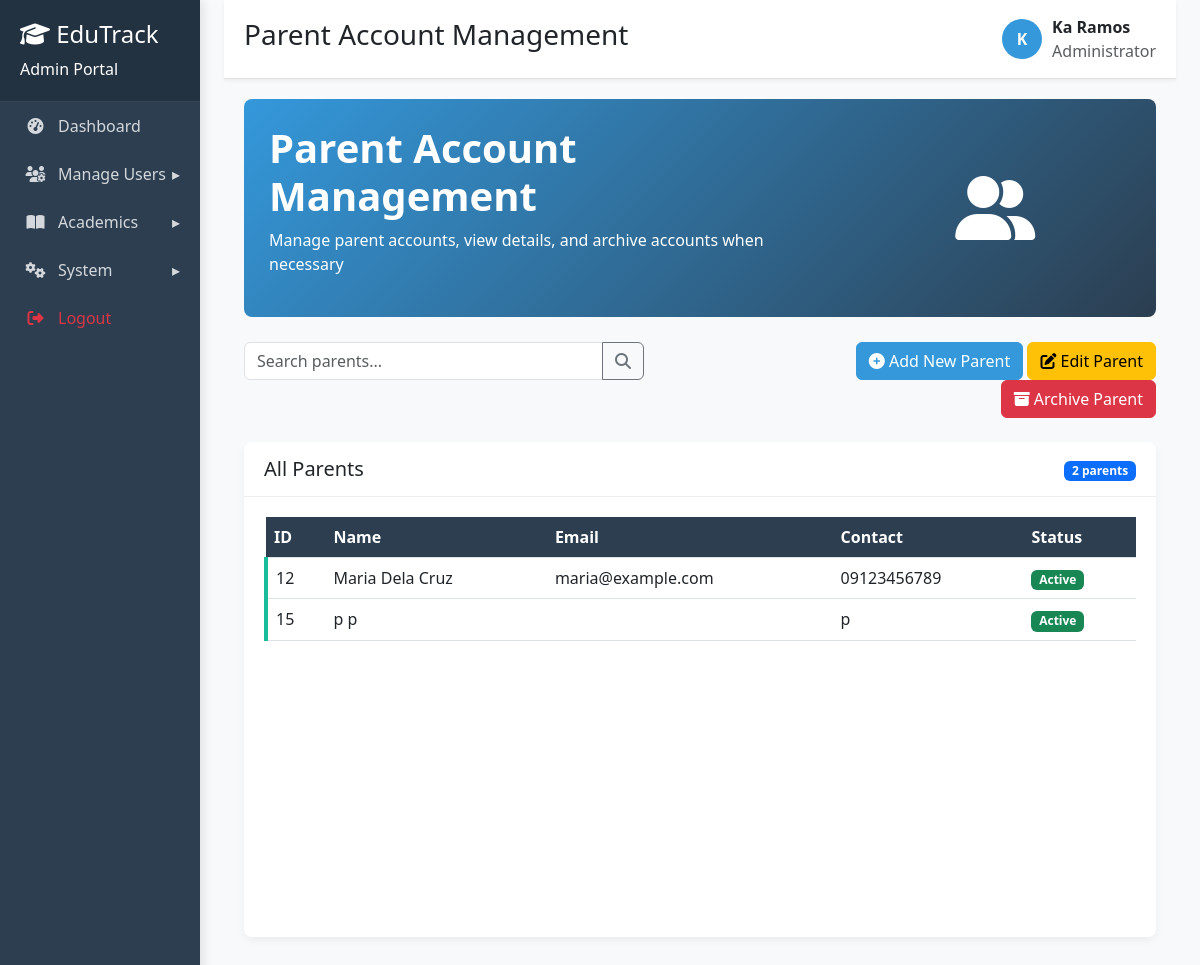
/WEBGRADINGSYSTEMPORTAL-Latest/manage_parents.php (signed in), run on the app's committed database.
### tables this page shows
CREATE TABLE `tbl_accounts` (
  `account_id` int(10) UNSIGNED NOT NULL,
  `username` varchar(80) NOT NULL,
  `password` varchar(255) NOT NULL,
  `role` enum('admin','teacher','student','parent') NOT NULL,
  `first_name` varchar(80) NOT NULL,
  `last_name` varchar(80) NOT NULL,
  `email` varchar(150) DEFAULT NULL,
  `contact_number` varchar(30) DEFAULT NULL,
  `created_at` datetime NOT NULL DEFAULT current_timestamp()
);

### WEBGRADINGSYSTEMPORTAL-Latest/manage_parents.php (the view, shortened to what this page needs)
<?php
try {
    $pdo = new PDO("mysql:host=" . DB_HOST . ";dbname=" . DB_NAME, DB_USER, DB_PASS);
    $pdo->setAttribute(PDO::ATTR_ERRMODE, PDO::ERRMODE_EXCEPTION);
} catch (PDOException $e) {
    die("Database connection failed: " . $e->getMessage());
}
$search = isset($_GET['search']) ? $_GET['search'] : '';
$whereClause = "WHERE role = 'parent'";
$params = [];
$stmt = $pdo->prepare("
    SELECT * FROM tbl_accounts
    $whereClause
    ORDER BY first_name, last_name
");
$stmt->execute($params);
$parents = $stmt->fetchAll(PDO::FETCH_ASSOC);
$parentCount = count($parents);
?>
<!DOCTYPE html>
<html lang="en">
<head>
    <link rel="stylesheet" href="https://cdn.jsdelivr.net/npm/bootstrap@5.3.0/dist/css/bootstrap.min.css">
    <link rel="stylesheet" href="https://cdnjs.cloudflare.com/ajax/libs/font-awesome/6.4.0/css/all.min.css">
</head>
<body>
    <div class="container-fluid">
        <div class="row">
            <div class="col-md-3 col-lg-2 sidebar">
                <div class="sidebar-header">
                    <h4><i class="fas fa-graduation-cap"></i> EduTrack</h4>
                    <p class="mb-0">Admin Portal</p>
                </div>
                <ul class="sidebar-menu">
                    <li><a href="admin_dashboard.php"><i class="fas fa-tachometer-alt"></i><span>Dashboard</span></a></li>
                    <li class="has-submenu">
                        <a href="#"><i class="fas fa-users-cog"></i><span>Manage Users</span></a>
                    </li>
                    <li class="has-submenu">
                        <a href="#"><i class="fas fa-book-open"></i><span>Academics</span></a>
                    </li>
                    <li class="has-submenu">
                        <a href="#"><i class="fas fa-cogs"></i><span>System</span></a>
                    </li>
                    <li><a href="logout.php" class="text-danger" onclick="return confirmLogout()"><i class="fas fa-sign-out-alt"></i><span>Logout</span></a></li>
                </ul>
            </div>
            <div class="col-md-9 col-lg-10 ml-sm-auto px-4">
                <div class="header">
                    <h3>Parent Account Management</h3>
                    <div class="user-info">
                        <div class="avatar"><?= substr($_SESSION['fullname'], 0, 1) ?></div>
                        <div>
                            <div class="fw-bold"><?= htmlspecialchars($_SESSION['fullname']) ?></div>
                            <div class="text-muted">Administrator</div>
                        </div>
                    </div>
                </div>
                <div class="main-content">
                    <div class="welcome-section">
                        <div class="row align-items-center">
                            <div class="col-md-8">
                                <h1>Parent Account Management</h1>
                                <p>Manage parent accounts, view details, and archive accounts when necessary</p>
                            </div>
                            <div class="col-md-4 text-center">
                                <i class="fas fa-user-friends fa-4x"></i>
                            </div>
                        </div>
                    </div>
                    <div class="row mb-4">
                        <div class="col-md-6">
                            <form method="GET" action="">
                                <div class="input-group search-box">
                                    <input type="text" class="form-control" placeholder="Search parents..." name="search" value="<?= htmlspecialchars($search) ?>">
                                    <button class="btn btn-outline-secondary" type="submit">
                                        <i class="fas fa-search"></i>
                                    </button>
                                </div>
                            </form>
                        </div>
                        <div class="col-md-6 text-end">
                            <button class="btn btn-primary" data-bs-toggle="modal" data-bs-target="#addParentModal">
                                <i class="fas fa-plus-circle"></i> Add New Parent
                            </button>
                            <?php if ($parentCount > 0): ?>
                            <button class="btn btn-warning" data-bs-toggle="modal" data-bs-target="#editParentModal">
                                <i class="fas fa-edit"></i> Edit Parent
                            </button>
                            <button class="btn btn-danger" data-bs-toggle="modal" data-bs-target="#deleteModal">
                                <i class="fas fa-archive"></i> Archive Parent
                            </button>
                            <?php endif; ?>
                        </div>
                    </div>
                    <div class="card">
                        <div class="card-header">
                            <div class="row align-items-center">
                                <div class="col">
                                    <h5 class="card-title mb-0">All Parents</h5>
                                </div>
                                <div class="col-auto">
                                    <span class="badge bg-primary"><?= $parentCount ?> parent<?= $parentCount != 1 ? 's' : '' ?></span>
                                </div>
                            </div>
                        </div>
                        <div class="card-body">
                            <?php if ($parentCount > 0): ?>
                            <div class="table-responsive">
                                <table class="table table-hover parent-table" id="parentsTable">
                                    <thead>
                                        <tr>
                                            <th>ID</th>
                                            <th>Name</th>
                                            <th>Email</th>
                                            <th>Contact</th>
                                            <th>Status</th>
                                        </tr>
                                    </thead>
                                    <tbody>
                                        <?php foreach ($parents as $parent): ?>
                                        <tr class="log-row">
                                            <td><?= $parent['account_id'] ?></td>
                                            <td><?= htmlspecialchars($parent['first_name'] . ' ' . $parent['last_name']) ?></td>
                                            <td><?= htmlspecialchars($parent['email']) ?></td>
                                            <td><?= htmlspecialchars($parent['contact_number']) ?></td>
                                            <td><span class="badge bg-success">Active</span></td>
                                        </tr>
                                        <?php endforeach; ?>
                                    </tbody>
                                </table>
                            </div>
                            <?php endif; ?>
                        </div>
                    </div>
                </div>
            </div>
        </div>
    </div>
</body>
</html>

### WEBGRADINGSYSTEMPORTAL-Latest/manage_parents.php (style rules this page uses)
:root { --primary: #2c3e50; --secondary: #3498db; --accent: #1abc9c; --light: #ecf0f1; --dark: #34495e; }
body { background-color: #f8f9fa; font-family: 'Segoe UI', Tahoma, Geneva, Verdana, sans-serif; }
.sidebar { background-color: var(--primary); color: white; min-height: 100vh; padding: 0; box-shadow: 3px 0 10px rgba(0,0,0,0.1); }
.sidebar-header { padding: 20px; background-color: rgba(0,0,0,0.2); border-bottom: 1px solid rgba(255,255,255,0.1); }
.sidebar-menu { list-style: none; padding: 0; margin: 0; }
.sidebar-menu li { width: 100%; }
.sidebar-menu a { color: rgba(255,255,255,0.8); text-decoration: none; display: block; padding: 12px 20px; transition: all 0.3s; border-left: 3px solid transparent; }
.sidebar-menu i { width: 25px; text-align: center; margin-right: 10px; }
.main-content { padding: 20px; }
.header { background-color: white; padding: 15px 20px; border-bottom: 1px solid #e0e0e0; display: flex; justify-content: space-between; align-items: center; box-shadow: 0 2px 4px rgba(0,0,0,0.05); }
.user-info { display: flex; align-items: center; }
.user-info .avatar { width: 40px; height: 40px; border-radius: 50%; background-color: var(--secondary); color: white; display: flex; align-items: center; justify-content: center; font-weight: bold; margin-right: 10px; }
.card { border: none; border-radius: 8px; box-shadow: 0 4px 8px rgba(0,0,0,0.05); transition: transform 0.3s, box-shadow 0.3s; margin-bottom: 20px; }
.card-header { background-color: white; border-bottom: 1px solid #eee; font-weight: 600; padding: 15px 20px; border-radius: 8px 8px 0 0 !important; }
.card-body { padding: 20px; }
.table th { background-color: var(--light); font-weight: 600; }
.btn-primary { background-color: var(--secondary); border-color: var(--secondary); }
.welcome-section { background: linear-gradient(135deg, var(--secondary), var(--primary)); color: white; border-radius: 8px; padding: 25px; margin-bottom: 25px; }
.welcome-section h1 { font-weight: 700; }
.log-row { border-left: 4px solid var(--accent); transition: all 0.3s; }
.search-box { max-width: 400px; }
.table-responsive { min-height: 400px; }
.has-submenu > a::after { content: "▸"; float: right; }
.parent-table th { background-color: var(--primary); color: white; }
.parent-table tr:nth-child(even) { background-color: #f8f9fa; }

### data on the page
tbl_accounts: account_id "12", first_name+last_name "Maria Dela Cruz", email "maria@example.com", contact_number "09123456789"
tbl_accounts: account_id "15", first_name+last_name "p p", contact_number "p"

### other printed values
substr($_SESSION['fullname'], 0, 1) "K"
$_SESSION['fullname'] "Ka Ramos"
$parentCount "2"
